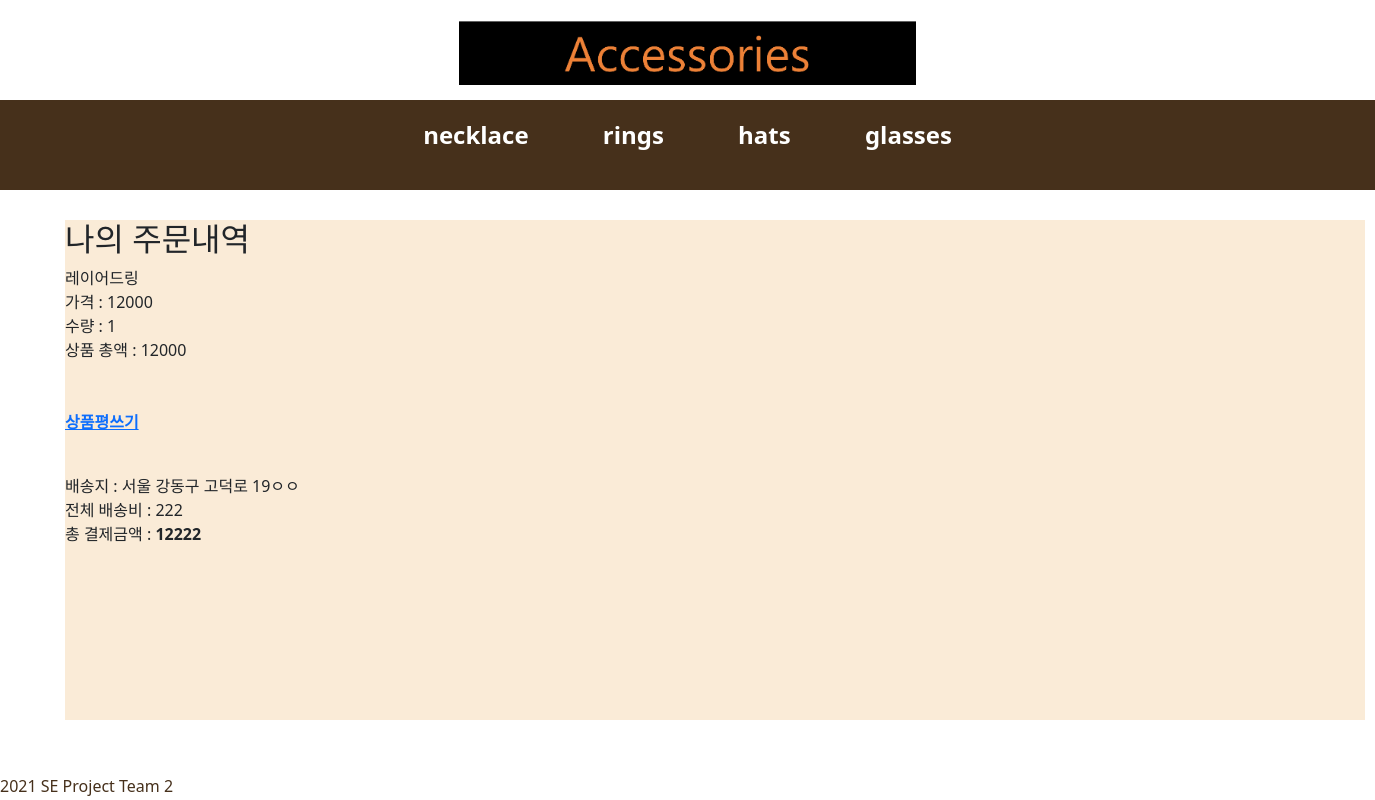
The page /order/detailOrder/11 on the database its author committed.
### orderApp/models.py (models this page shows)
class OrderItem(models.Model):
    CATEGORY_CHOICES=(
        ('rings', 'rings'),
        ('glasses', 'glasses'),
        ('hats', 'hats'),
        ('necklace', 'necklace'),
    )
    order=models.ForeignKey(Order, on_delete=models.CASCADE)
    quantity = models.IntegerField()
    price=models.IntegerField()
    category=models.CharField(max_length=20, choices=CATEGORY_CHOICES, null=True)
    product_id = models.IntegerField()
    product_title=models.CharField(max_length=500)
    shipping_fee=models.IntegerField()
    class Meta:
        db_table='OrderItem'
    def sub_total(self):
        return self.price * self.quantity

class Order(models.Model):
    CATEGORY_CHOICES=(
        ('order_continue', 'order_continue'),
        ('order_cancle', 'order_cancle'),
        ('pay_cancle', 'pay_cancle'),
        ('pay_complete', 'pay_complete'),
        ('shipping', 'shipping'),
        ('shipping_complete', 'shipping_complete'),
        ('order_complete', 'order_complete')
    )
    order_user=models.CharField(max_length=250, blank=True)
    date_added = models.DateField(auto_now_add=True)
    total_price = models.IntegerField()
    total_quantity = models.IntegerField()
    order_state=models.CharField(max_length=20, choices=CATEGORY_CHOICES)
    total_shipping_fee=models.IntegerField()
    shipping_address=models.CharField(max_length=1000)
    coupon_id=models.CharField(max_length=1000)
    class Meta:
        db_table='Order'
        ordering=['date_added']

### orderApp/views.py (the view)
# urls.py: path('detailOrder/<int:order_id>', order_views.order_detail, name="order_detail"),
def order_detail(request, order_id):
    cart_count=context_processors.counter(request)
    cart_count=int(cart_count)
    count={'cart_count':cart_count}
    orders=Order.objects.get(id=order_id)
    order_items=OrderItem.objects.filter(order=orders)
    return render(request, 'order_detail.html', {'orders':orders, 'order_items':order_items, 'count':count})

### cartApp/context_processors.py (called while the page is built)
def counter(request):
    item_count=0
    if 'admin' in request.path:
        return {}
    else:
        try:
            cart= Cart.objects.filter(cart_id=request.session.get('user_id'))
            cart_items = CartItem.objects.all().filter(cart=cart[:1])
            for cart_item in cart_items:
                item_count+=cart_item.quantity
        except Cart.DoesNotExist:
            item_count=0
    return item_count

### orderApp/templates/order_detail.html
{% extends 'base.html' %}
{% block content %}
    <section>
        <h2>나의 주문내역</h2>
        <div>
            <div sytle="margin:30px; border:solid">
                {% for order_item in order_items %}
                    {{order_item.product_title}}
                    <br>가격 : {{order_item.price}}
                    <br>수량 : {{order_item.quantity}}
                    <br>상품 총액 : {{order_item.sub_total}}
                    <br><br><br>
                    <p><strong><a href="{% url 'products:review_post' order_item.id %}">상품평쓰기</a></strong></p>
                {% endfor %}
                <br> 배송지 : {{orders.shipping_address}}
                    <br>전체 배송비 : {{orders.total_shipping_fee}}
                    <br>총 결제금액 : <strong>{{orders.total_price}}</strong>
            <br><br><br>
            </div>
        </div>
    </section>
{% endblock %}

### static/css/userMain.css (style rules this page uses)
section { position: absolute; top: 220px; height: 500px; width: 100%; }

### shoppingApp/static/css/login.css (style rules this page uses)
section { position: absolute; top: 220px; height: 500px; width: 1300px; margin-left: 65px; background-color: #FAEBD7; }

### rows shown on the page
OrderItem: product_title "레이어드링", price "12000", quantity "1", sub_total "12000"
Order: shipping_address "서울 강동구 고덕로 19ㅇㅇ", total_shipping_fee "222", total_price "12222"
